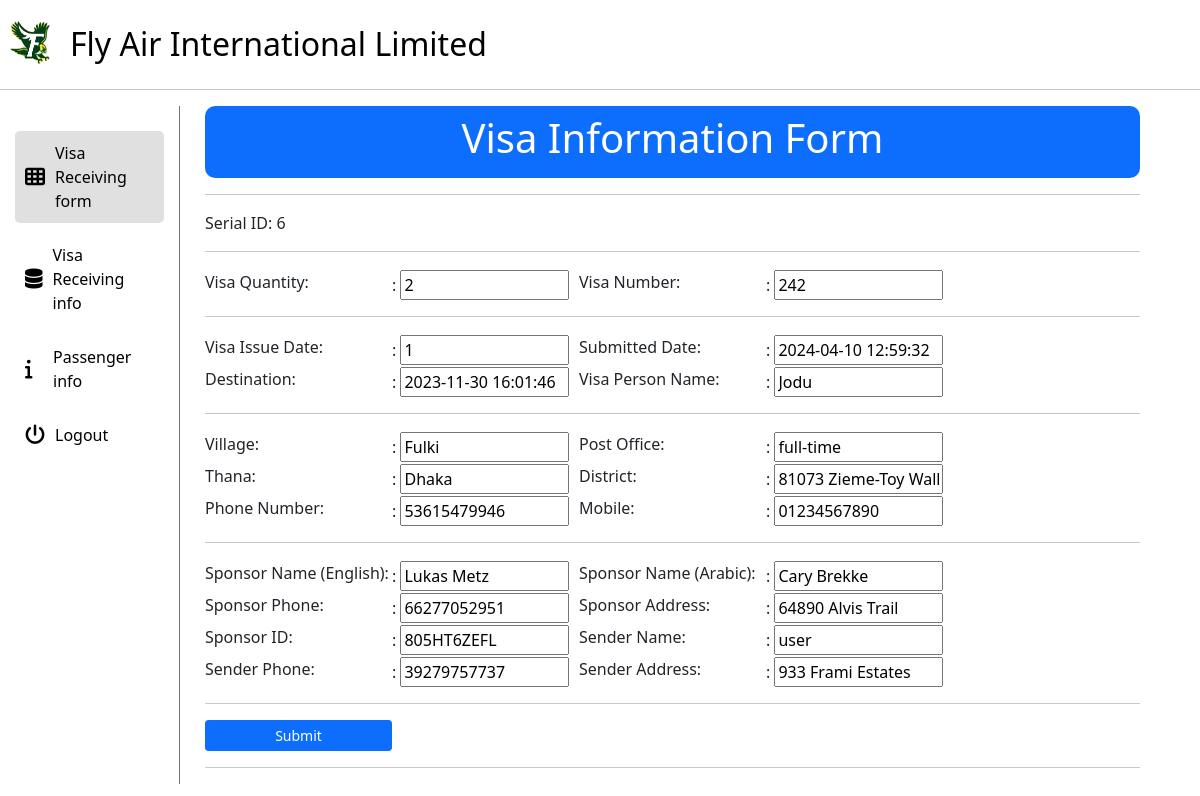
Page /uae_visa/edit_visa_info/6/ (signed in) on the committed database.
### uae_visa/models.py (models this page shows)
class VisaInfo(models.Model):
    serial_id = models.IntegerField(unique=True, null=True, blank=True)
    visa_qnt = models.IntegerField(null=True, blank=True)
    visa_no = models.CharField(max_length=50, null=True, blank=True)
    visa_iss_dt = models.CharField(max_length=50, null=True, blank=True, default='')
    submitted_date = models.CharField(max_length=50, null=True, blank=True, default='')
    destination = models.CharField(max_length=50, null=True, blank=True, default='')
    visa_person_name = models.CharField(max_length=50, null=True, blank=True, default='')
    village = models.CharField(max_length=50, null=True, blank=True, default='')
    thana = models.CharField(max_length=50, null=True, blank=True, default='')
    phone_no = models.CharField(max_length=20, null=True, blank=True, default='')
    post_office = models.CharField(max_length=50, null=True, blank=True, default='')
    district = models.CharField(max_length=50, null=True, blank=True, default='')
    mobile = models.CharField(max_length=20, null=True, blank=True, default='')
    sponser_id = models.CharField(max_length=50, null=True, blank=True, default='')
    sponser_name_english = models.CharField(max_length=200, null=True, blank=True, default='')
    sponser_name_arabic = models.CharField(max_length=200, null=True, blank=True, default='')
    sponser_phone = models.CharField(max_length=20, null=True, blank=True, default='')
    sponser_address = models.CharField(max_length=100, null=True, blank=True, default='')
    sender_name = models.CharField(max_length=100, null=True, blank=True, default='')
    sender_phone = models.CharField(max_length=20, null=True, blank=True, default='')
    sender_address = models.CharField(max_length=50, null=True, blank=True, default='')
    def __str__(self):
        return f"{self.serial_id} - {self.visa_no}"

### uae_visa/views.py (the view)
# urls.py: path('edit_visa_info/<int:serial_id>/',views.edit_visa_info,name='edit_visa_info'),
@login_required
def edit_visa_info(request, serial_id):
    visa_info = get_object_or_404(VisaInfo, serial_id=serial_id)
    if request.method == 'POST':
        form = VisaInfoForm(request.POST, instance=visa_info)
        if form.is_valid():
            form.save()
            return redirect('form_1_list')
    data = VisaInfo.objects.get(serial_id=serial_id)
    print(data)
    context = {
        'data': data,
    }
    return render(request, 'visa/visaInfoUpdate.html', context)

### templates/visa/visaInfoUpdate.html (shortened to what this page needs)
<!DOCTYPE html>
<html lang="en">
<head>
    {% load static %}
    <link href="https://cdn.jsdelivr.net/npm/bootstrap@5.0.0-beta3/dist/css/bootstrap.min.css" rel="stylesheet">
    <link rel="stylesheet" href="https://cdnjs.cloudflare.com/ajax/libs/font-awesome/6.6.0/css/all.min.css">
<head>
<body>
    <div style="display: flex; margin-top: 15px;">
        <img src="{% static 'img/logo-1.png' %}" style="width: 5%;">
        <h2 class="my-auto"><a href="{% url 'home' %}" style="color: black;">Fly Air International Limited</a></h2>
    </div>
    <hr>
    <div style="display: flex;">
        <div class="sideBar" style="width: 15%; padding: 15px;">
            <ul>
                <li>
                    <a href="{% url 'visa_info' %}" class="selected">
                        <i class="fas fa-th icon"></i>
                        Visa Receiving form
                    </a>
                </li>
                <li>
                    <a href="{% url 'form_1_list' %}">
                        <i class="fas fa-database icon"></i>
                        Visa Receiving info
                    </a>
                </li>
                <li>
                    <a href="{% url 'form_2_list' %}">
                        <i class="fas fa-info icon"></i>
                        Passenger info
                    </a>
                </li>
                <li>
                    <a href="{% url 'logout' %}">
                        <i class="fas fa-power-off icon"></i>
                        Logout
                    </a>
                </li>
            </ul>
        </div>
        <div class="mainSec" style="width: 80%;">
            <div class="text-center bg-primary text-white p-2 mb-2" style="border-radius: 10px">
                <h1>Visa Information Form</h1>
            </div>
            <hr>
            <form method="POST" action="{% url 'edit_visa_info' serial_id=data.serial_id %}">
                <div>
                    Serial ID: {{data.serial_id}}
                </div>
                <hr>
                <div class="div2">
                    <div><label for="visa_qnt">Visa Quantity:</label></div>
                    <div>: <input type="text" id="visa_qnt" name="visa_qnt" value="{{ data.visa_qnt }}"></div>
                    <div><label for="visa_no">Visa Number:</label></div>
                    <div>: <input type="text" id="visa_no" name="visa_no" required value="{{ data.visa_no }}"></div>
                </div>
                <hr>
                <div class="div2">
                    <div><label for="visa_iss_dt">Visa Issue Date:</label></div>
                    <div>: <input type="text" id="visa_iss_dt" name="visa_iss_dt" placeholder="YY/MM/DD" value="{{ data.visa_iss_dt }}"></div>
                    <div><label for="submitted_date">Submitted Date:</label></div>
                    <div>: <input type="text" id="submitted_date" name="submitted_date" value="{{ data.submitted_date }}"></div>
                </div>
                <div class="div2">
                    <div><label for="destination">Destination:</label></div>
                    <div>: <input type="text" id="destination" name="destination" value="{{ data.destination }}"></div>
                    <div><label for="visa_person_name">Visa Person Name:</label></div>
                    <div>: <input type="text" id="visa_person_name" name="visa_person_name" value="{{ data.visa_person_name }}"></div>
                </div>
                <hr>
                <div class="div2">
                    <div><label for="village">Village:</label></div>
                    <div>: <input type="text" id="village" name="village" value="{{ data.village }}"></div>
                    <div><label for="post_office">Post Office:</label></div>
                    <div>: <input type="text" id="post_office" name="post_office" value="{{ data.post_office }}"></div>
                </div>
                <div class="div2">
                    <div><label for="thana">Thana:</label></div>
                    <div>: <input type="text" id="thana" name="thana" value="{{ data.thana }}"></div>
                    <div><label for="district">District:</label></div>
                    <div>: <input type="text" id="district" name="district" value="{{ data.district }}"></div>
                </div>
                <div class="div2">
                    <div><label for="phone_no">Phone Number:</label></div>
                    <div>: <input type="text" id="phone_no" name="phone_no" value="{{ data.phone_no }}"></div>
                    <div><label for="mobile">Mobile:</label></div>
                    <div>: <input type="text" id="mobile" name="mobile" value="{{ data.mobile }}"></div>
                </div>
                <hr>
                <div class="div2">
                    <div><label for="sponser_name_english">Sponsor Name (English):</label></div>
                    <div>: <input type="text" id="sponser_name_english" name="sponser_name_english" value="{{ data.sponser_name_english }}"></div>
                    <div><label for="sponser_name_arabic">Sponsor Name (Arabic):</label></div>
                    <div>: <input type="text" id="sponser_name_arabic" name="sponser_name_arabic" value="{{ data.sponser_name_arabic }}"></div>
                </div>
                <div class="div2">
                    <div><label for="sponser_phone">Sponsor Phone:</label></div>
                    <div>: <input type="text" id="sponser_phone" name="sponser_phone" value="{{ data.sponser_phone }}"></div>
                    <div><label for="sponser_address">Sponsor Address:</label></div>
                    <div>: <input type="text" id="sponser_address" name="sponser_address" value="{{ data.sponser_address }}"></div>
                </div>
                <div class="div2">
                    <div><label for="sponser_id">Sponsor ID:</label></div>
                    <div>: <input type="text" id="sponser_id" name="sponser_id" value="{{ data.sponser_id }}"></div>
                    <div><label for="sender_name">Sender Name:</label></div>
                    <div>: <input type="text" id="sender_name" name="sender_name" value="{{ data.sender_name }}"></div>
                </div>
                <div class="div2">
                    <div><label for="sender_phone">Sender Phone:</label></div>
                    <div>: <input type="text" id="sender_phone" name="sender_phone" value="{{ data.sender_phone }}"></div>
                    <div><label for="sender_address">Sender Address:</label></div>
                    <div>: <input type="text" id="sender_address" name="sender_address" value="{{ data.sender_address }}"></div>
                </div>
                <hr>
                <div class="div2">
                    <input type="submit" value="Submit" class="btn btn-primary btn-sm" style="width: 20%;">
                </div>
                <hr>
            </form>
        </div>
</body>

### templates/visa/visaInfoUpdate.html (style rules this page uses)
ul { list-style-type: none; padding: 0; }
li { margin: 10px 0; }
a { text-decoration: none; color: #000; display: flex; align-items: center; padding: 10px; border-radius: 5px; transition: background-color 0.3s; }
.selected { background-color: #e0e0e0; }
.icon { margin-right: 10px; font-size: 20px; width: 20px; }
.div1, .div2 { display: flex; }
.div2 div { width: 20%; margin-top: 2px; }
.div2 div input { width: 90%; }
.sideBar { padding-right: 10px; border-right: 1px solid #6c757d; }
.mainSec { padding-left: 25px; }

### rows in the picture
VisaInfo: serial_id "6", visa_qnt "2", visa_no "242", visa_iss_dt "1", submitted_date "2024-04-10 12:59:32", destination "2023-11-30 16:01:46", visa_person_name "Jodu", village "Fulki", post_office "full-time", thana "Dhaka", district "81073 Zieme-Toy Wall", phone_no "53615479946", mobile "01234567890", sponser_name_english "Lukas Metz", sponser_name_arabic "Cary Brekke", sponser_phone "66277052951", sponser_address "64890 Alvis Trail", sponser_id "805HT6ZEFL", sender_name "user", sender_phone "39279757737", sender_address "933 Frami Estates"
